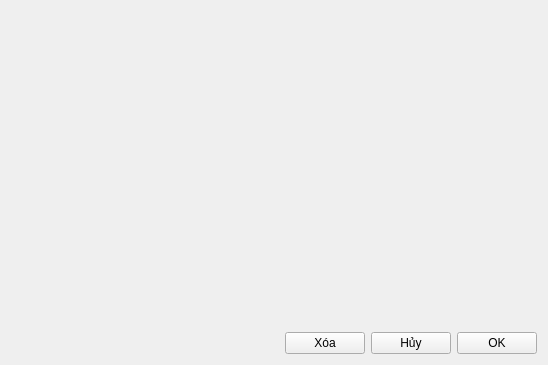
<?xml version="1.0" encoding="UTF-8"?>
<ui version="4.0">
 <class>Form</class>
 <widget class="QWidget" name="Form">
  <property name="geometry">
   <rect>
    <x>0</x>
    <y>0</y>
    <width>548</width>
    <height>365</height>
   </rect>
  </property>
  <property name="windowTitle">
   <string>Chọn vùng</string>
  </property>
  <layout class="QVBoxLayout" name="verticalLayout">
   <item>
    <widget class="QLabel" name="label">
     <property name="sizePolicy">
      <sizepolicy hsizetype="Expanding" vsizetype="Expanding">
       <horstretch>0</horstretch>
       <verstretch>0</verstretch>
      </sizepolicy>
     </property>
     <property name="text">
      <string/>
     </property>
    </widget>
   </item>
   <item>
    <layout class="QHBoxLayout" name="horizontalLayout">
     <item>
      <spacer name="horizontalSpacer">
       <property name="orientation">
        <enum>Qt::Horizontal</enum>
       </property>
       <property name="sizeHint" stdset="0">
        <size>
         <width>40</width>
         <height>20</height>
        </size>
       </property>
      </spacer>
     </item>
     <item>
      <widget class="QPushButton" name="clear_button">
       <property name="text">
        <string>Xóa</string>
       </property>
      </widget>
     </item>
     <item>
      <widget class="QPushButton" name="cancel_button">
       <property name="text">
        <string>Hủy</string>
       </property>
      </widget>
     </item>
     <item>
      <widget class="QPushButton" name="ok_button">
       <property name="text">
        <string>OK</string>
       </property>
      </widget>
     </item>
    </layout>
   </item>
  </layout>
 </widget>
 <resources/>
 <connections/>
</ui>
